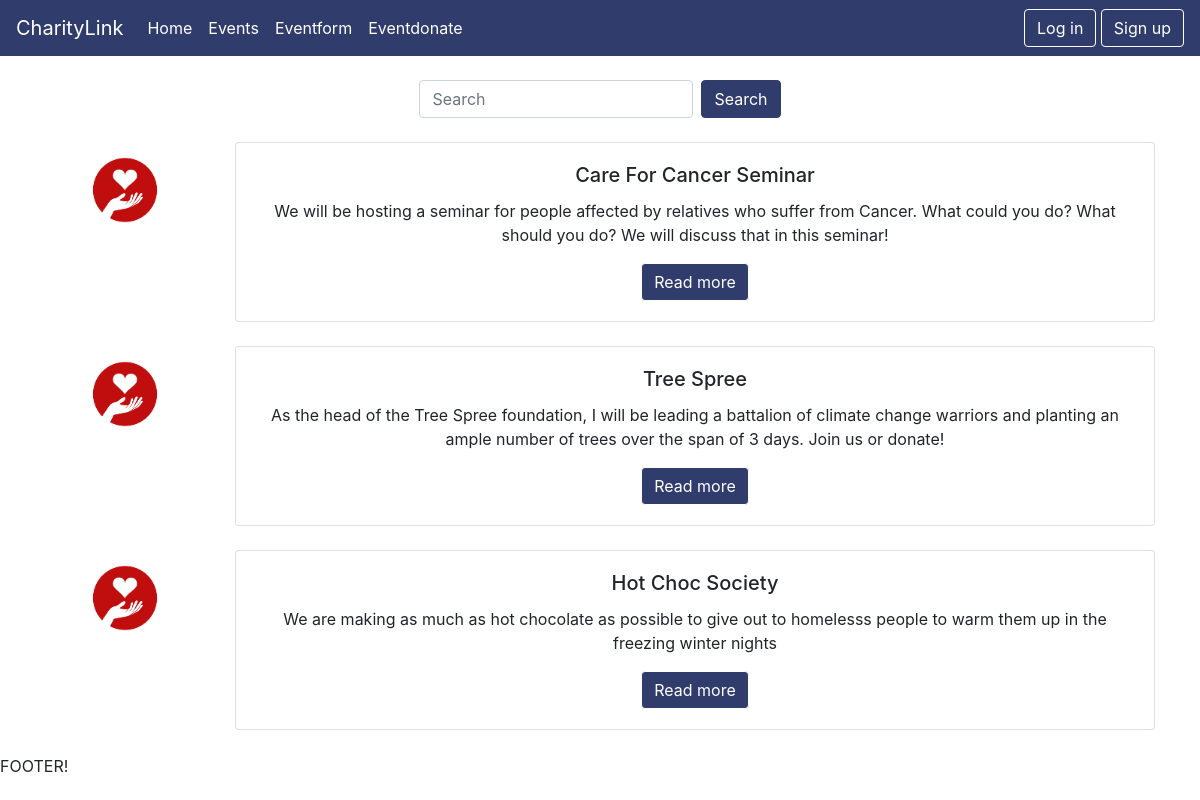
Screenshot of /event/events.php with the database file from the repository.
### tables this page shows
CREATE TABLE charity_event(
    id INT  AUTO_INCREMENT NOT NULL PRIMARY KEY,
    name VARCHAR(255) NOT NULL,
    description VARCHAR(8000) NOT NULL,
    start_date DATETIME NOT NULL,
    end_date DATETIME NOT NULL,
    address VARCHAR(255) NOT NULL,
    postcode VARCHAR(10) NOT NULL,
    organiser_id INT NOT NULL,
    imgurl VARCHAR(255),
    fund_goal INT DEFAULT 0,
    FOREIGN KEY(organiser_id) REFERENCES user(id)
        ON DELETE CASCADE
        ON UPDATE CASCADE
);

### private/shared/header.php (called while the page is built, shortened)
<?php
	include ("nav.php");
?>

### public/event/event_path.php (called while the page is built)
<?php
$home_dir = "../";

### private/classes/databaseobject.class.php (called while the page is built, shortened)
<?php
class DatabaseObject {
  static protected $database;
  static public function set_database($database) {
    self::$database = $database;
  }
  static public function find_by_sql($sql) {
    $result = self::$database->query($sql);
    $object_array = [];
    while($record = $result->fetch_assoc()) {
      $object_array[] = static::instantiate($record);
    }
    return $object_array;
  }
  static protected function instantiate($record) {
    $object = new static;
    foreach($record as $property => $value) {
      if(property_exists($object, $property)) {
        $object->$property = $value;
      }
    }
    return $object;
  }
}
?>

### public/event/events.php (the view, shortened to what this page needs)
<?php
    require("event_path.php");
    require("../../private/shared/header.php");
    ?>
<html>
    <head>
        <link rel="stylesheet" href="https://stackpath.bootstrapcdn.com/bootstrap/4.4.1/css/bootstrap.min.css">
        <link rel="stylesheet" href="../nav.css">
    </head>
    <body>
        <br/>
        <div class="container">
            <div class="row d-flex justify-content-center">
                    <form class="form-inline my-2 my-lg-0">
                        <input class="form-control mr-sm-2" type="search" placeholder="Search" aria-label="Search">
                        <button class="btn" id="searchButton" my-2 my-sm-0" type="submit">Search</button>
                    </form>
            </div>
            <br/>
            <?php
            $events = CharityEvent::find_by_sql("SELECT * FROM charity_event");
            foreach($events as $event){
                echo '<div class="row">
                        <div class="col-md-2">
                                <img src="images/charity_icon.png" class="card-img" alt="...">
                        </div>
                        <div class="col-md-10">
                            <div class="card text-center">
                            <div class="card-body">
                                <h5 class="card-title">'.$event->name.'</h5>
                                <p class="card-text">'.$event->description.'</p>
                                <a href="../event/event.php?id='.$event->id.'" class="btn btn-outline-success">Read more</a>
                            </div>
                            </div>
                        </div>
                    </div>
                    </br>';
            }
            ?>
        </div>
    </body>
</html>

### private/shared/nav.php (shortened to what this page needs)
<head>
        <link rel="stylesheet" href="https://stackpath.bootstrapcdn.com/bootstrap/4.4.1/css/bootstrap.min.css">
        <link rel="stylesheet" href="nav.css">
    </head>
<nav class="navbar navbar-expand-lg navbar-light" style="background-color: #303c6c;">
  <a class="navbar-brand" href=<?php echo $home_dir ?> style="color:white">CharityLink</a>
  <div class="collapse navbar-collapse" id="navbarSupportedContent">
    <ul class="navbar-nav mr-auto">
        <li class="nav-item active">
            <a class="nav-link" href=<?php echo $home_dir ?> style="color:white">Home <span class="sr-only">(current)</span></a>
        </li>
        <li class="nav-item">
            <a class="nav-link" href= <?php echo $home_dir."event/events.php" ?> style="color:white">Events</a>
        </li>
        <li class="nav-item">
            <a class="nav-link" href=<?php echo $home_dir."event/eventform.php" ?> style="color:white">Eventform</a>
        </li>
        <li class="nav-item">
            <a class="nav-link" href=<?php echo $home_dir."event/eventdonate.php" ?>  style="color:white">Eventdonate</a>
        </li>
    </ul>
    <div class="form-inline my-2 my-lg-0">
      <?php
      if(! isset($_SESSION['id'])){
      echo "<a class=\"btn btn-outline-success my-2 my-sm-0\" href=" . $home_dir .  "user/login.php style=\"color:white\">Log in</a>
      &nbsp;
      <a class=\"btn btn-outline-success my-2 my-sm-0\" href=". $home_dir . "user/signup.php style=\"color:white\">Sign up</a>";
      }
      ?>
      </div>
  </div>
</nav>

### public/nav.css (style rules this page uses)
.btn-outline-success { color: white!important; background-color: #303c6c!important; border-color: white!important; }
#searchButton { color: white!important; background-color: #303c6c!important; border-color: #303c6c!important; }

### rows the page displays
charity_event: name "Care For Cancer Seminar", description "We will be hosting a seminar for people affected by relatives who suffer from Cancer. What could you do? What should you do? We will discuss that in this seminar!"
charity_event: name "Tree Spree", description "As the head of the Tree Spree foundation, I will be leading a battalion of climate change warriors and planting an ample number of trees over the span of 3 days. Join us or donate!"
charity_event: name "Hot Choc Society", description "We are making as much as hot chocolate as possible to give out to homelesss people to warm them up in the freezing winter nights"
